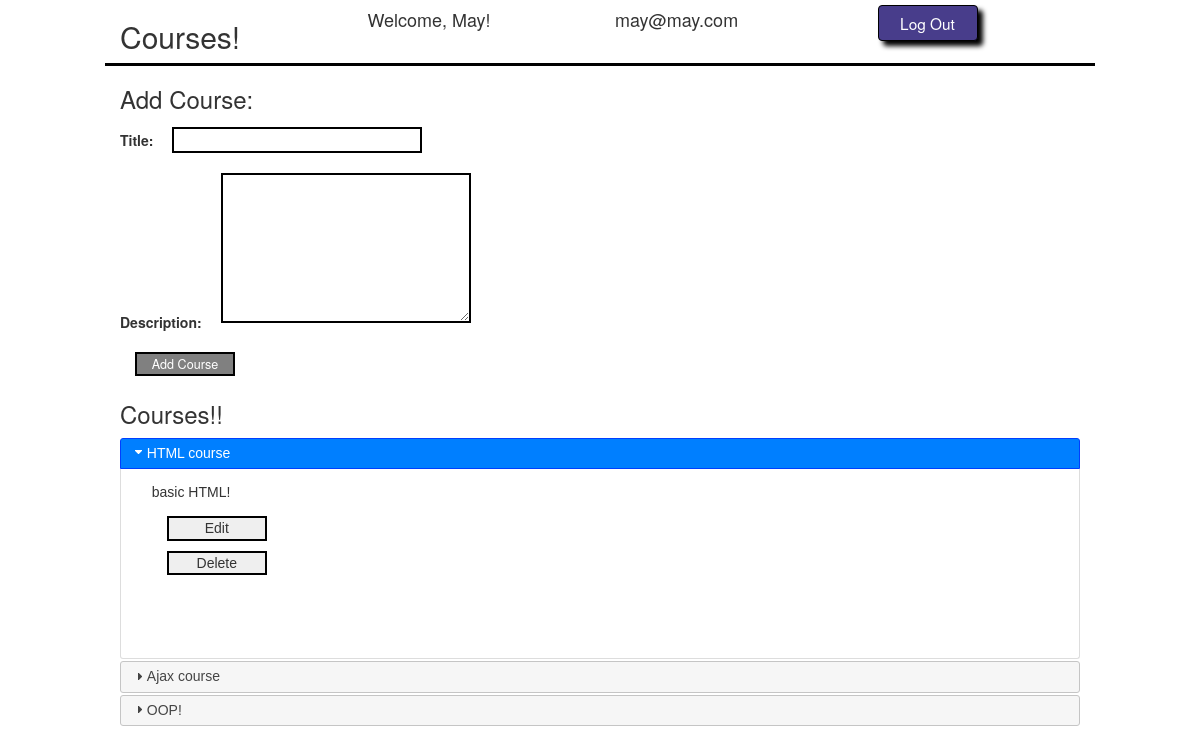
/red_belt/courses.php (signed in), run on the app's committed database.
### tables this page shows
CREATE TABLE `courses` (
  `id` int(11) NOT NULL AUTO_INCREMENT,
  `user_id` int(11) NOT NULL,
  `title` varchar(255) DEFAULT NULL,
  `description` text,
  `created_at` datetime DEFAULT NULL,
  `updated_at` datetime DEFAULT NULL,
  PRIMARY KEY (`id`),
  KEY `fk_courses_users_idx` (`user_id`),
  CONSTRAINT `fk_courses_users` FOREIGN KEY (`user_id`) REFERENCES `users` (`id`) ON DELETE NO ACTION ON UPDATE NO ACTION
);

### red_belt/process_course.php (called while the page is built, shortened)
<?php
	require("connection.php");
	class Process_course extends Database
	{
		public function get_courses($user_id)
		{
			$query = "SELECT * FROM courses WHERE user_id=" . $user_id;
			return $this->fetch_all($query);
		}
	}
	$process_course = new Process_Course();
?>

### red_belt/connection.php (called while the page is built, shortened)
<?php
	class Database
	{
		function fetch_all($query)
		{
			$data = array();
			$result = mysql_query($query);
			while($row = mysql_fetch_assoc($result))
			{
				$data[] = $row;
			}
			return $data;
		}
	}
?>

### red_belt/courses.php (the view, shortened to what this page needs)
<?php
	require "process_course.php"
?>
<!doctype html>
<html lang="en">
	<head>
		<link rel="stylesheet" type="text/css" href="http://netdna.bootstrapcdn.com/bootstrap/3.0.0/css/bootstrap.min.css">
		<link rel="stylesheet" href="http://ajax.googleapis.com/ajax/libs/jqueryui/1.7.2/themes/hot-sneaks/jquery-ui.css" type="text/css" media="all" />
		<link rel="stylesheet" href="courses.css">
	</head>
	<body>
		<div id="wrapper">
			<div class="row" id="header">
				<?php
				if(isset($_SESSION['user_info']))
				{
					echo "<div class='col-md-3'><h2>Courses!</h2></div>";
					echo "<div class='col-md-3'><h4>Welcome, " . $_SESSION['user_info']['first_name'] . "!</h4></div>";
					echo "<div class='col-md-3'><h4>" . $_SESSION['user_info']['email'] . "</h4></div>";
					echo "<div class='col-md-3'>
							<form action='process.php' method='post'>
								<input type='hidden' name='action' value='logout'>
								<input type='submit' value='Log Out' class='btn btn-primary'>
							</form>
						</div>";
				}
				?>
			</div>
			<form action="process_course.php" method="post" id="add_course_form">
				<h3>Add Course:</h3>
				<p><label for="title">Title:</label>
				<input type="text" name="title" id="title"></p>
				<p><label for="description">Description:</label>
				<textarea name="description" id="description"></textarea></p>
				<input type="submit" value="Add Course" id="add_course">
			</form>
			<h3>Courses!!</h3>
			<?php
				$courses = $process_course->get_courses($_SESSION['user_info']['id']);
			?>
			<div id="accordion">
				<?php
				foreach($courses as $course)
				{
					echo "<h3 id=" . $course['id'] . ">" . $course['title'] . "</h3>";
					echo "<div id=" . $course['id'] . "><p>" . $course['description'] . "</p>";
					echo "<form action='process_course.php' method='post' class='edit_course_form'>";
					echo "<input type='submit' value='Edit' class='edit'>";
					echo "</form>";
					echo "<form action='process_course.php' method='post' class='delete_course_form'>";
					echo "<input type='submit' value='Delete' class='delete'>";
					echo "</form></div>";
				}
				?>
			</div>
		</div>
	</body>
</html>

### red_belt/courses.css (style rules this page uses)
#wrapper { width: 960px; margin: 0 auto; }
input, textarea { margin: 5px 15px; width: 250px; border: 2px solid black; }
input.btn { width: 100px; font-size: 1.1em; background-color: darkslateblue; border: 1px solid black; box-shadow: 5px 5px 5px black; }
div#header { border-bottom: 3px solid black; }
textarea { width: 250px; height: 150px; }
input#add_course { background-color: gray; color: white; font-size: .9em; width: 100px; box-shadow: none; }
.delete, .edit { width: 100px; }

### data on the page
courses: title "HTML course", description "basic HTML!"
courses: title "Ajax course"
courses: title "OOP!"

### other printed values
$_SESSION['user_info']['first_name'] "May"
$_SESSION['user_info']['email'] "may@may.com"
